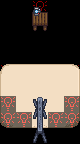

Tiled map render using the project's own tile images. Description and the whole map definition, tile-layer contents included, below:
An orthogonal 5x9 tile map with 16x16 px tiles, 7 tile layers (Back, Back1, Buildings, Paths, ...), 6 tilesets.

<map version="1.9" tiledversion="1.9.2" orientation="orthogonal" renderorder="right-down" compressionlevel="0" width="5" height="9" tilewidth="16" tileheight="16" infinite="0" nextlayerid="15" nextobjectid="6">
 <properties>
  <property name="AmbientLight" value="80 80 40" />
  <property name="ViewportFollowPlayer" type="bool" value="true" />
  <property name="Warp" value="" />
 </properties>
 <tileset firstgid="1" name="paths" tilewidth="16" tileheight="16" tilecount="64" columns="4">
  <image source="Content/paths.png" width="64" height="256" />
 </tileset>
 <tileset firstgid="65" name="untitled tile sheet" tilewidth="16" tileheight="16" tilecount="288" columns="16">
  <image source="Content/Maps/Mines/mine.png" width="256" height="288" />
 </tileset>
 <tileset firstgid="353" name="spring_outdoorsTileSheet" tilewidth="16" tileheight="16" tilecount="1975" columns="25">
  <image source="Content/spring_outdoorsTileSheet.png" width="400" height="1264" />
 </tileset>
 <tileset firstgid="2328" name="Sheet" tilewidth="16" tileheight="16" tilecount="936" columns="26">
  <image source="Sheet.png" width="416" height="576" />
 </tileset>
 <tileset firstgid="3264" name="winter_outdoorsTileSheet" tilewidth="16" tileheight="16" tilecount="1975" columns="25">
  <image source="Content/winter_outdoorsTileSheet.png" width="400" height="1264" />
 </tileset>
 <tileset firstgid="5239" name="spring_town" tilewidth="16" tileheight="16" tilecount="2304" columns="32">
  <image source="Content/spring_town.png" width="512" height="1152" />
 </tileset>
 <layer id="1" name="Back" width="5" height="9">
  <data encoding="csv">
0,0,0,0,0,
0,0,0,0,0,
0,0,0,0,0,
0,0,0,0,0,
0,0,0,0,0,
0,0,0,0,0,
0,0,0,0,0,
0,0,0,0,0,
0,0,0,0,0
</data>
 </layer>
 <layer id="13" name="Back1" width="5" height="9">
  <data encoding="csv">
0,0,0,0,0,
0,0,0,0,0,
0,0,0,0,0,
0,0,0,0,0,
0,0,0,0,0,
0,0,0,0,0,
0,0,0,0,0,
0,0,0,0,0,
0,0,0,0,0
</data>
 </layer>
 <layer id="2" name="Buildings" width="5" height="9">
  <data encoding="csv">
0,0,2339,0,0,
0,0,2365,0,0,
0,0,0,0,0,
0,0,0,0,0,
0,0,0,0,0,
0,0,0,0,0,
2360,2414,2361,2414,2362,
2386,3221227807,2387,3221227807,2388,
0,0,2413,0,0
</data>
 </layer>
 <layer id="4" name="Paths" width="5" height="9">
  <data encoding="csv">
0,0,9,0,0,
0,0,0,0,0,
0,0,0,0,0,
0,0,0,0,0,
9,9,9,9,9,
9,0,0,0,9,
9,0,0,0,9,
9,9,0,9,9,
0,0,0,0,0
</data>
 </layer>
 <layer id="3" name="Front" width="5" height="9">
  <data encoding="csv">
0,0,2339,0,0,
0,0,0,0,0,
0,0,0,0,0,
0,0,0,0,0,
2334,2335,2335,2335,2336,
2360,2414,2414,2414,2362,
0,0,0,0,0,
0,2412,0,0,0,
0,0,0,0,0
</data>
 </layer>
 <layer id="11" name="Front1" width="5" height="9">
  <data encoding="csv">
0,0,2444,0,0,
0,0,0,0,0,
0,0,0,0,0,
0,0,0,0,0,
0,0,0,0,0,
0,0,0,0,0,
0,0,0,0,0,
0,0,0,0,0,
0,0,0,0,0
</data>
 </layer>
 <layer id="9" name="AlwaysFront" width="5" height="9">
  <data encoding="csv">
0,0,0,0,0,
0,0,0,0,0,
0,0,0,0,0,
0,0,0,0,0,
0,0,0,0,0,
0,0,0,0,0,
0,0,0,0,0,
0,0,0,0,0,
0,0,0,0,0
</data>
 </layer>
 <objectgroup id="5" name="Back" />
 <objectgroup id="14" name="Back1" />
 <objectgroup id="6" name="Buildings" />
 <objectgroup id="8" name="Paths" />
 <objectgroup id="7" name="Front" />
 <objectgroup id="12" name="Front1" />
 <objectgroup id="10" name="AlwaysFront" />
</map>
